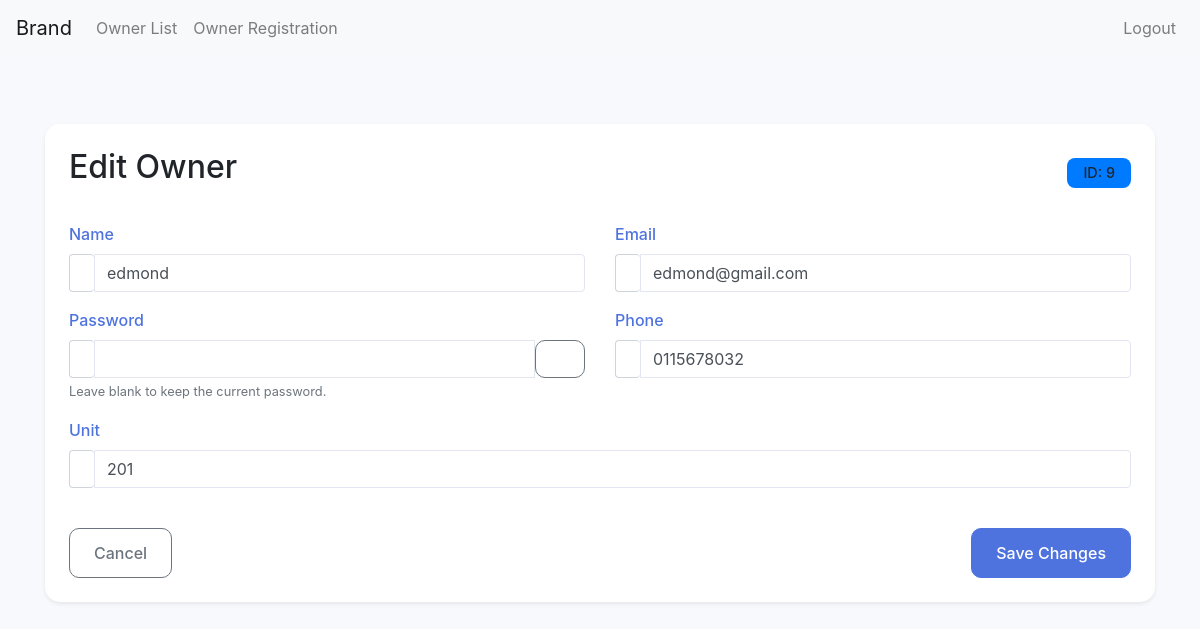
/admin/edit_owner.php?id=9, run on an earlier commit of the app's database.
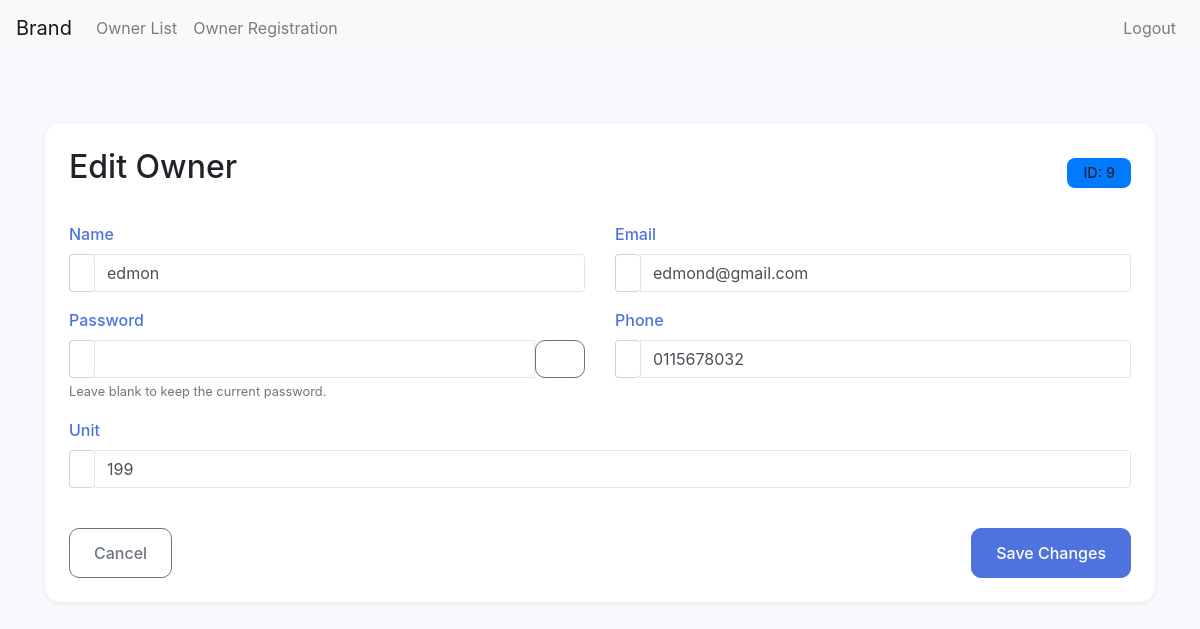
And on a later commit of the database.
### tables this page shows
CREATE TABLE `users` (
  `id` int(11) NOT NULL,
  `name` varchar(255) NOT NULL,
  `email` varchar(255) NOT NULL,
  `password` varchar(255) NOT NULL,
  `unit` varchar(255) DEFAULT NULL,
  `phone` varchar(255) DEFAULT NULL
);

### db.php (called while the page is built, shortened)
<?php
class Database {
    private $conn;
    public function __construct() {
        $server = "localhost";
        $username = "root";
        $password = "";
        $database = "visitor_system";
        $this->conn = mysqli_connect($server, $username, $password, $database);
    }
    public function getConnection() {
        return $this->conn;
    }
}

### OwnerController.php (called while the page is built, shortened)
<?php
include_once 'db.php';
class OwnerController {
    private $conn;
    public function __construct() {
        $db = new Database();
        $this->conn = $db->getConnection();
    }
    public function GetOwnerById($id) {
        $stmt = $this->conn->prepare("SELECT * FROM users WHERE id = ?");
        $stmt->bind_param("i", $id);
        $stmt->execute();
        $result = $stmt->get_result();
        $owner = $result->fetch_assoc();
        return $owner;
    }
}

### admin/edit_owner.php (the view, shortened to what the changed rows need)
<?php
include_once '../db.php';
include_once '../OwnerController.php';
if ($_SERVER['REQUEST_METHOD'] === 'POST') {
    $id = $_POST['id'];
    $name = $_POST['name'];
    $email = $_POST['email'];
    $password = $_POST['password'];
    $unit = $_POST['unit'];
    $phone = $_POST['phone'];
    $ownerController = new OwnerController();
    $result = $ownerController->OwenrModify($name, $email, $password, $unit, $phone, $id);
    if ($result) {
        header('Location: owner.php?msg=Owner updated successfully');
        exit;
    } else {
        $error = "Error updating owner.";
    }
} else {
    $id = $_GET['id'] ?? null;
    $ownerController = new OwnerController();
    $owner = $ownerController->GetOwnerById($id);
}
?>
<?php include_once('header.php'); ?>
<div class="edit-wrapper">
    <div class="container mt-5">
        <div class="card shadow-sm">
            <div class="card-body p-4">
                <div class="d-flex justify-content-between align-items-center mb-4">
                    <h2 class="card-title">
                        <i class="fas fa-user-edit me-2"></i>Edit Owner
                    </h2>
                    <span class="badge bg-primary">ID: <?php echo $owner['id']; ?></span>
                </div>
                <form action="edit_owner.php" method="POST" class="needs-validation" novalidate>
                    <div class="row g-3">
                        <div class="col-md-6">
                            <div class="form-group mb-3">
                                <div class="input-group">
                                    <span class="input-group-text"><i class="fas fa-user"></i></span>
                                    <input type="text" class="form-control" id="name" name="name"
                                           value="<?php echo htmlspecialchars($owner['name']); ?>" required>
                                </div>
                            </div>
                        </div>
                        <div class="col-md-6">
                            <div class="form-group mb-3">
                                <div class="input-group">
                                    <span class="input-group-text"><i class="fas fa-envelope"></i></span>
                                    <input type="email" class="form-control" id="email" name="email"
                                           value="<?php echo htmlspecialchars($owner['email']); ?>" required>
                                </div>
                            </div>
                        </div>
                        <div class="col-md-6">
                            <div class="form-group mb-3">
                                <div class="input-group">
                                    <span class="input-group-text"><i class="fas fa-phone"></i></span>
                                    <input type="text" class="form-control" id="phone" name="phone"
                                           value="<?php echo htmlspecialchars($owner['phone']); ?>" required>
                                </div>
                            </div>
                        </div>
                        <div class="col-md-12">
                            <div class="form-group mb-3">
                                <div class="input-group">
                                    <span class="input-group-text"><i class="fas fa-building"></i></span>
                                    <input type="text" class="form-control" id="unit" name="unit"
                                           value="<?php echo htmlspecialchars($owner['unit']); ?>" required>
                                </div>
                            </div>
                        </div>
                    </div>
                </form>
            </div>
        </div>
    </div>
</div>
<?php include_once('../footer.php'); ?>

What changed in the data, as far as the page shows it:
changed users "edmond@gmail.com": name "edmond" → "edmon"; unit "201" → "199"
